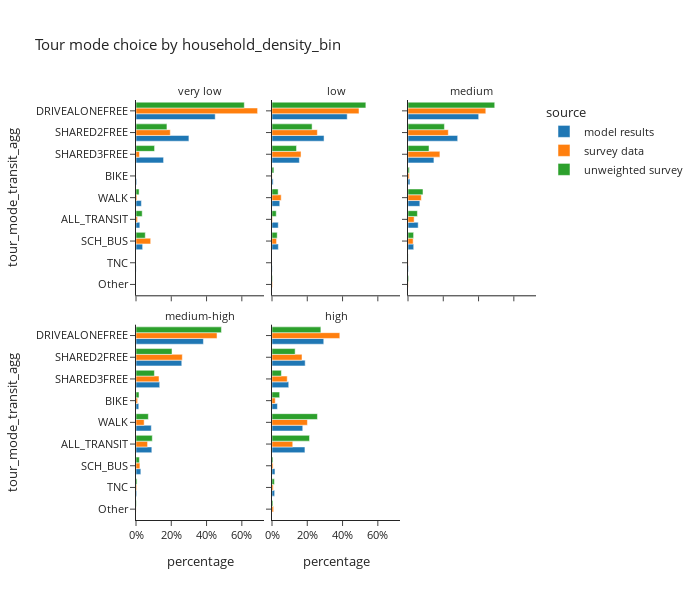
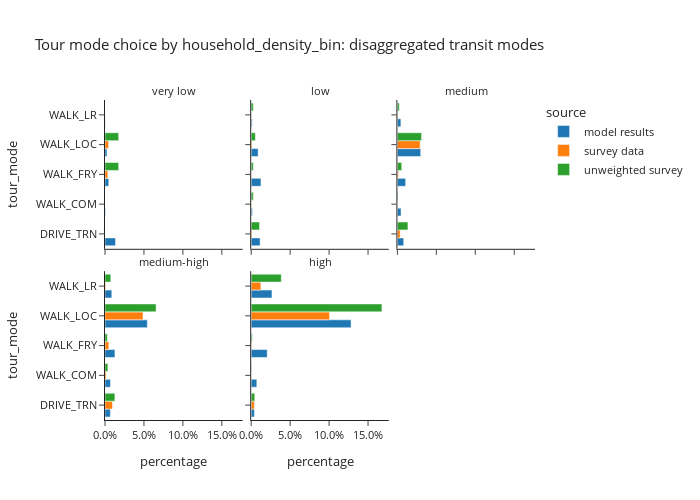

Here is the notebook cell these charts were saved with, in order:
### Code cell
plot_mode_choice(tour_data,'household_density_bin',3,600)
plot_mode_choice_transit(tour_data,'household_density_bin',3,500)

### Figure 1 — Plotly figure (JSON) as saved in the notebook; plotly's stock layout.template omitted (floating-point values rounded to 4 significant figures)
{"data": [{"alignmentgroup": "True", "hovertemplate": "source=model results<br>household_density_bin=very low<br>percentage=%{x}<br>tour_mode_transit_agg=%{y}<extra></extra>", "legendgroup": "model results", "marker": {"color": "#1F77B4", "pattern": {"shape": ""}}, "name": "model results", "offsetgroup": "model results", "orientation": "h", "showlegend": true, "textposition": "auto", "x": [0.02172, 0.003947, 0.4491, 0.0, 0.03758, 0.3, 0.1563, 0.0007421, 0.03061], "xaxis": "x4", "y": ["ALL_TRANSIT", "BIKE", "DRIVEALONEFREE", "Other", "SCH_BUS", "SHARED2FREE", "SHARED3FREE", "TNC", "WALK"], "yaxis": "y4", "type": "bar"}, {"alignmentgroup": "True", "hovertemplate": "source=model results<br>household_density_bin=low<br>percentage=%{x}<br>tour_mode_transit_agg=%{y}<extra></extra>", "legendgroup": "model results", "marker": {"color": "#1F77B4", "pattern": {"shape": ""}}, "name": "model results", "offsetgroup": "model results", "orientation": "h", "showlegend": false, "textposition": "auto", "x": [0.03545, 0.006604, 0.4264, 0.0, 0.03592, 0.2951, 0.1552, 0.001261, 0.04401], "xaxis": "x5", "y": ["ALL_TRANSIT", "BIKE", "DRIVEALONEFREE", "Other", "SCH_BUS", "SHARED2FREE", "SHARED3FREE", "TNC", "WALK"], "yaxis": "y5", "type": "bar"}, {"alignmentgroup": "True", "hovertemplate": "source=model results<br>household_density_bin=medium<br>percentage=%{x}<br>tour_mode_transit_agg=%{y}<extra></extra>", "legendgroup": "model results", "marker": {"color": "#1F77B4", "pattern": {"shape": ""}}, "name": "model results", "offsetgroup": "model results", "orientation": "h", "showlegend": false, "textposition": "auto", "x": [0.05773, 0.01112, 0.4008, 0.0, 0.03231, 0.2817, 0.147, 0.002347, 0.06711], "xaxis": "x6", "y": ["ALL_TRANSIT", "BIKE", "DRIVEALONEFREE", "Other", "SCH_BUS", "SHARED2FREE", "SHARED3FREE", "TNC", "WALK"], "yaxis": "y6", "type": "bar"}, {"alignmentgroup": "True", "hovertemplate": "source=model results<br>household_density_bin=medium-high<br>percentage=%{x}<br>tour_mode_transit_agg=%{y}<extra></extra>", "legendgroup": "model results", "marker": {"color": "#1F77B4", "pattern": {"shape": ""}}, "name": "model results", "offsetgroup": "model results", "orientation": "h", "showlegend": false, "textposition": "auto", "x": [0.08973, 0.01574, 0.3822, 0.0, 0.02742, 0.2595, 0.1344, 0.004221, 0.08681], "xaxis": "x", "y": ["ALL_TRANSIT", "BIKE", "DRIVEALONEFREE", "Other", "SCH_BUS", "SHARED2FREE", "SHARED3FREE", "TNC", "WALK"], "yaxis": "y", "type": "bar"}, {"alignmentgroup": "True", "hovertemplate": "source=model results<br>household_density_bin=high<br>percentage=%{x}<br>tour_mode_transit_agg=%{y}<extra></extra>", "legendgroup": "model results", "marker": {"color": "#1F77B4", "pattern": {"shape": ""}}, "name": "model results", "offsetgroup": "model results", "orientation": "h", "showlegend": false, "textposition": "auto", "x": [0.1867, 0.03065, 0.2934, 0.0, 0.01688, 0.1881, 0.09485, 0.01504, 0.1743], "xaxis": "x2", "y": ["ALL_TRANSIT", "BIKE", "DRIVEALONEFREE", "Other", "SCH_BUS", "SHARED2FREE", "SHARED3FREE", "TNC", "WALK"], "yaxis": "y2", "type": "bar"}, {"alignmentgroup": "True", "hovertemplate": "source=survey data<br>household_density_bin=very low<br>percentage=%{x}<br>tour_mode_transit_agg=%{y}<extra></extra>", "legendgroup": "survey data", "marker": {"color": "#FF7F0E", "pattern": {"shape": ""}}, "name": "survey data", "offsetgroup": "survey data", "orientation": "h", "showlegend": true, "textposition": "auto", "x": [0.008253, 0.0, 0.6894, 0.0, 0.08324, 0.1944, 0.01957, 0.0, 0.005108], "xaxis": "x4", "y": ["ALL_TRANSIT", "BIKE", "DRIVEALONEFREE", "Other", "SCH_BUS", "SHARED2FREE", "SHARED3FREE", "TNC", "WALK"], "yaxis": "y4", "type": "bar"}, {"alignmentgroup": "True", "hovertemplate": "source=survey data<br>household_density_bin=low<br>percentage=%{x}<br>tour_mode_transit_agg=%{y}<extra></extra>", "legendgroup": "survey data", "marker": {"color": "#FF7F0E", "pattern": {"shape": ""}}, "name": "survey data", "offsetgroup": "survey data", "orientation": "h", "showlegend": false, "textposition": "auto", "x": [0.00295, 0.0008958, 0.4932, 0.003023, 0.02586, 0.2573, 0.1646, 0.0, 0.05217], "xaxis": "x5", "y": ["ALL_TRANSIT", "BIKE", "DRIVEALONEFREE", "Other", "SCH_BUS", "SHARED2FREE", "SHARED3FREE", "TNC", "WALK"], "yaxis": "y5", "type": "bar"}, {"alignmentgroup": "True", "hovertemplate": "source=survey data<br>household_density_bin=medium<br>percentage=%{x}<br>tour_mode_transit_agg=%{y}<extra></extra>", "legendgroup": "survey data", "marker": {"color": "#FF7F0E", "pattern": {"shape": ""}}, "name": "survey data", "offsetgroup": "survey data", "orientation": "h", "showlegend": false, "textposition": "auto", "x": [0.03474, 0.007657, 0.4411, 0.00147, 0.02928, 0.2285, 0.1809, 0.0009556, 0.07543], "xaxis": "x6", "y": ["ALL_TRANSIT", "BIKE", "DRIVEALONEFREE", "Other", "SCH_BUS", "SHARED2FREE", "SHARED3FREE", "TNC", "WALK"], "yaxis": "y6", "type": "bar"}, {"alignmentgroup": "True", "hovertemplate": "source=survey data<br>household_density_bin=medium-high<br>percentage=%{x}<br>tour_mode_transit_agg=%{y}<extra></extra>", "legendgroup": "survey data", "marker": {"color": "#FF7F0E", "pattern": {"shape": ""}}, "name": "survey data", "offsetgroup": "survey data", "orientation": "h", "showlegend": false, "textposition": "auto", "x": [0.06561, 0.009067, 0.4594, 0.0004755, 0.02214, 0.2625, 0.1305, 0.00409, 0.0462], "xaxis": "x", "y": ["ALL_TRANSIT", "BIKE", "DRIVEALONEFREE", "Other", "SCH_BUS", "SHARED2FREE", "SHARED3FREE", "TNC", "WALK"], "yaxis": "y", "type": "bar"}, {"alignmentgroup": "True", "hovertemplate": "source=survey data<br>household_density_bin=high<br>percentage=%{x}<br>tour_mode_transit_agg=%{y}<extra></extra>", "legendgroup": "survey data", "marker": {"color": "#FF7F0E", "pattern": {"shape": ""}}, "name": "survey data", "offsetgroup": "survey data", "orientation": "h", "showlegend": false, "textposition": "auto", "x": [0.1176, 0.01832, 0.3845, 0.009116, 0.006109, 0.1701, 0.08636, 0.007099, 0.2008], "xaxis": "x2", "y": ["ALL_TRANSIT", "BIKE", "DRIVEALONEFREE", "Other", "SCH_BUS", "SHARED2FREE", "SHARED3FREE", "TNC", "WALK"], "yaxis": "y2", "type": "bar"}, {"alignmentgroup": "True", "hovertemplate": "source=unweighted survey<br>household_density_bin=very low<br>percentage=%{x}<br>tour_mode_transit_agg=%{y}<extra></extra>", "legendgroup": "unweighted survey", "marker": {"color": "#2CA02C", "pattern": {"shape": ""}}, "name": "unweighted survey", "offsetgroup": "unweighted survey", "orientation": "h", "showlegend": true, "textposition": "auto", "x": [0.03509, 0.0, 0.614, 0.0, 0.05263, 0.1754, 0.1053, 0.0, 0.01754], "xaxis": "x4", "y": ["ALL_TRANSIT", "BIKE", "DRIVEALONEFREE", "Other", "SCH_BUS", "SHARED2FREE", "SHARED3FREE", "TNC", "WALK"], "yaxis": "y4", "type": "bar"}, {"alignmentgroup": "True", "hovertemplate": "source=unweighted survey<br>household_density_bin=low<br>percentage=%{x}<br>tour_mode_transit_agg=%{y}<extra></extra>", "legendgroup": "unweighted survey", "marker": {"color": "#2CA02C", "pattern": {"shape": ""}}, "name": "unweighted survey", "offsetgroup": "unweighted survey", "orientation": "h", "showlegend": false, "textposition": "auto", "x": [0.02406, 0.0107, 0.5321, 0.002674, 0.02941, 0.2273, 0.139, 0.0, 0.03476], "xaxis": "x5", "y": ["ALL_TRANSIT", "BIKE", "DRIVEALONEFREE", "Other", "SCH_BUS", "SHARED2FREE", "SHARED3FREE", "TNC", "WALK"], "yaxis": "y5", "type": "bar"}, {"alignmentgroup": "True", "hovertemplate": "source=unweighted survey<br>household_density_bin=medium<br>percentage=%{x}<br>tour_mode_transit_agg=%{y}<extra></extra>", "legendgroup": "unweighted survey", "marker": {"color": "#2CA02C", "pattern": {"shape": ""}}, "name": "unweighted survey", "offsetgroup": "unweighted survey", "orientation": "h", "showlegend": false, "textposition": "auto", "x": [0.05322, 0.007943, 0.4917, 0.003971, 0.03177, 0.2065, 0.1191, 0.0007943, 0.08499], "xaxis": "x6", "y": ["ALL_TRANSIT", "BIKE", "DRIVEALONEFREE", "Other", "SCH_BUS", "SHARED2FREE", "SHARED3FREE", "TNC", "WALK"], "yaxis": "y6", "type": "bar"}, {"alignmentgroup": "True", "hovertemplate": "source=unweighted survey<br>household_density_bin=medium-high<br>percentage=%{x}<br>tour_mode_transit_agg=%{y}<extra></extra>", "legendgroup": "unweighted survey", "marker": {"color": "#2CA02C", "pattern": {"shape": ""}}, "name": "unweighted survey", "offsetgroup": "unweighted survey", "orientation": "h", "showlegend": false, "textposition": "auto", "x": [0.0924, 0.01714, 0.4844, 0.002235, 0.01937, 0.2042, 0.1043, 0.005961, 0.07004], "xaxis": "x", "y": ["ALL_TRANSIT", "BIKE", "DRIVEALONEFREE", "Other", "SCH_BUS", "SHARED2FREE", "SHARED3FREE", "TNC", "WALK"], "yaxis": "y", "type": "bar"}, {"alignmentgroup": "True", "hovertemplate": "source=unweighted survey<br>household_density_bin=high<br>percentage=%{x}<br>tour_mode_transit_agg=%{y}<extra></extra>", "legendgroup": "unweighted survey", "marker": {"color": "#2CA02C", "pattern": {"shape": ""}}, "name": "unweighted survey", "offsetgroup": "unweighted survey", "orientation": "h", "showlegend": false, "textposition": "auto", "x": [0.2128, 0.0434, 0.2771, 0.005479, 0.005767, 0.1312, 0.05306, 0.01355, 0.2576], "xaxis": "x2", "y": ["ALL_TRANSIT", "BIKE", "DRIVEALONEFREE", "Other", "SCH_BUS", "SHARED2FREE", "SHARED3FREE", "TNC", "WALK"], "yaxis": "y2", "type": "bar"}], "layout": {"xaxis": {"anchor": "y", "domain": [0.0, 0.32], "title": {"text": "percentage"}, "tickformat": ".0%"}, "yaxis": {"anchor": "x", "domain": [0.0, 0.465], "title": {"text": "tour_mode_transit_agg"}, "categoryorder": "array", "categoryarray": ["Other", "TNC", "SCH_BUS", "ALL_TRANSIT", "WALK", "BIKE", "SHARED3FREE", "SHARED2FREE", "DRIVEALONEFREE"]}, "xaxis2": {"anchor": "y2", "domain": [0.34, 0.66], "matches": "x", "title": {"text": "percentage"}, "tickformat": ".0%"}, "yaxis2": {"anchor": "x2", "domain": [0.0, 0.465], "matches": "y", "showticklabels": false}, "xaxis3": {"anchor": "y3", "domain": [0.68, 1.0], "matches": "x", "title": {"text": "percentage"}}, "yaxis3": {"anchor": "x3", "domain": [0.0, 0.465], "matches": "y", "showticklabels": false}, "xaxis4": {"anchor": "y4", "domain": [0.0, 0.32], "matches": "x", "showticklabels": false}, "yaxis4": {"anchor": "x4", "domain": [0.535, 1.0], "matches": "y", "title": {"text": "tour_mode_transit_agg"}, "categoryorder": "array", "categoryarray": ["Other", "TNC", "SCH_BUS", "ALL_TRANSIT", "WALK", "BIKE", "SHARED3FREE", "SHARED2FREE", "DRIVEALONEFREE"]}, "xaxis5": {"anchor": "y5", "domain": [0.34, 0.66], "matches": "x", "showticklabels": false}, "yaxis5": {"anchor": "x5", "domain": [0.535, 1.0], "matches": "y", "showticklabels": false}, "xaxis6": {"anchor": "y6", "domain": [0.68, 1.0], "matches": "x", "showticklabels": false}, "yaxis6": {"anchor": "x6", "domain": [0.535, 1.0], "matches": "y", "showticklabels": false}, "annotations": [{"font": {}, "showarrow": false, "text": "medium-high", "x": 0.16, "xanchor": "center", "xref": "paper", "y": 0.465, "yanchor": "bottom", "yref": "paper"}, {"font": {}, "showarrow": false, "text": "high", "x": 0.5, "xanchor": "center", "xref": "paper", "y": 0.465, "yanchor": "bottom", "yref": "paper"}, {"font": {}, "showarrow": false, "text": "very low", "x": 0.16, "xanchor": "center", "xref": "paper", "y": 1.0, "yanchor": "bottom", "yref": "paper"}, {"font": {}, "showarrow": false, "text": "low", "x": 0.5, "xanchor": "center", "xref": "paper", "y": 1.0, "yanchor": "bottom", "yref": "paper"}, {"font": {}, "showarrow": false, "text": "medium", "x": 0.84, "xanchor": "center", "xref": "paper", "y": 1.0, "yanchor": "bottom", "yref": "paper"}], "legend": {"title": {"text": "source"}, "tracegroupgap": 0}, "title": {"text": "Tour mode choice by household_density_bin"}, "barmode": "group", "font": {"size": 11}, "height": 600, "width": 700}}

### Figure 2 — Plotly figure (JSON) as saved in the notebook; plotly's stock layout.template omitted (floating-point values rounded to 4 significant figures)
{"data": [{"alignmentgroup": "True", "hovertemplate": "source=model results<br>household_density_bin=very low<br>percentage=%{x}<br>tour_mode=%{y}<extra></extra>", "legendgroup": "model results", "marker": {"color": "#1F77B4", "pattern": {"shape": ""}}, "name": "model results", "offsetgroup": "model results", "orientation": "h", "showlegend": true, "textposition": "auto", "x": [0.01351, 0.000527, 0.004824, 0.002565, 0.0002904], "xaxis": "x4", "y": ["DRIVE_TRN", "WALK_COM", "WALK_FRY", "WALK_LOC", "WALK_LR"], "yaxis": "y4", "type": "bar"}, {"alignmentgroup": "True", "hovertemplate": "source=model results<br>household_density_bin=low<br>percentage=%{x}<br>tour_mode=%{y}<extra></extra>", "legendgroup": "model results", "marker": {"color": "#1F77B4", "pattern": {"shape": ""}}, "name": "model results", "offsetgroup": "model results", "orientation": "h", "showlegend": false, "textposition": "auto", "x": [0.01143, 0.001454, 0.01251, 0.008889, 0.001159], "xaxis": "x5", "y": ["DRIVE_TRN", "WALK_COM", "WALK_FRY", "WALK_LOC", "WALK_LR"], "yaxis": "y5", "type": "bar"}, {"alignmentgroup": "True", "hovertemplate": "source=model results<br>household_density_bin=medium<br>percentage=%{x}<br>tour_mode=%{y}<extra></extra>", "legendgroup": "model results", "marker": {"color": "#1F77B4", "pattern": {"shape": ""}}, "name": "model results", "offsetgroup": "model results", "orientation": "h", "showlegend": false, "textposition": "auto", "x": [0.008101, 0.004681, 0.01056, 0.02993, 0.004462], "xaxis": "x6", "y": ["DRIVE_TRN", "WALK_COM", "WALK_FRY", "WALK_LOC", "WALK_LR"], "yaxis": "y6", "type": "bar"}, {"alignmentgroup": "True", "hovertemplate": "source=model results<br>household_density_bin=medium-high<br>percentage=%{x}<br>tour_mode=%{y}<extra></extra>", "legendgroup": "model results", "marker": {"color": "#1F77B4", "pattern": {"shape": ""}}, "name": "model results", "offsetgroup": "model results", "orientation": "h", "showlegend": false, "textposition": "auto", "x": [0.006922, 0.006992, 0.01275, 0.05435, 0.008714], "xaxis": "x", "y": ["DRIVE_TRN", "WALK_COM", "WALK_FRY", "WALK_LOC", "WALK_LR"], "yaxis": "y", "type": "bar"}, {"alignmentgroup": "True", "hovertemplate": "source=model results<br>household_density_bin=high<br>percentage=%{x}<br>tour_mode=%{y}<extra></extra>", "legendgroup": "model results", "marker": {"color": "#1F77B4", "pattern": {"shape": ""}}, "name": "model results", "offsetgroup": "model results", "orientation": "h", "showlegend": false, "textposition": "auto", "x": [0.004114, 0.007211, 0.02054, 0.1282, 0.02665], "xaxis": "x2", "y": ["DRIVE_TRN", "WALK_COM", "WALK_FRY", "WALK_LOC", "WALK_LR"], "yaxis": "y2", "type": "bar"}, {"alignmentgroup": "True", "hovertemplate": "source=survey data<br>household_density_bin=very low<br>percentage=%{x}<br>tour_mode=%{y}<extra></extra>", "legendgroup": "survey data", "marker": {"color": "#FF7F0E", "pattern": {"shape": ""}}, "name": "survey data", "offsetgroup": "survey data", "orientation": "h", "showlegend": true, "textposition": "auto", "x": [0.0, 0.0, 0.003646, 0.004607, 0.0], "xaxis": "x4", "y": ["DRIVE_TRN", "WALK_COM", "WALK_FRY", "WALK_LOC", "WALK_LR"], "yaxis": "y4", "type": "bar"}, {"alignmentgroup": "True", "hovertemplate": "source=survey data<br>household_density_bin=low<br>percentage=%{x}<br>tour_mode=%{y}<extra></extra>", "legendgroup": "survey data", "marker": {"color": "#FF7F0E", "pattern": {"shape": ""}}, "name": "survey data", "offsetgroup": "survey data", "orientation": "h", "showlegend": false, "textposition": "auto", "x": [0.0009824, 0.0002795, 0.0002378, 0.00111, 0.0003401], "xaxis": "x5", "y": ["DRIVE_TRN", "WALK_COM", "WALK_FRY", "WALK_LOC", "WALK_LR"], "yaxis": "y5", "type": "bar"}, {"alignmentgroup": "True", "hovertemplate": "source=survey data<br>household_density_bin=medium<br>percentage=%{x}<br>tour_mode=%{y}<extra></extra>", "legendgroup": "survey data", "marker": {"color": "#FF7F0E", "pattern": {"shape": ""}}, "name": "survey data", "offsetgroup": "survey data", "orientation": "h", "showlegend": false, "textposition": "auto", "x": [0.003546, 5.379e-05, 0.001446, 0.0292, 0.0004886], "xaxis": "x6", "y": ["DRIVE_TRN", "WALK_COM", "WALK_FRY", "WALK_LOC", "WALK_LR"], "yaxis": "y6", "type": "bar"}, {"alignmentgroup": "True", "hovertemplate": "source=survey data<br>household_density_bin=medium-high<br>percentage=%{x}<br>tour_mode=%{y}<extra></extra>", "legendgroup": "survey data", "marker": {"color": "#FF7F0E", "pattern": {"shape": ""}}, "name": "survey data", "offsetgroup": "survey data", "orientation": "h", "showlegend": false, "textposition": "auto", "x": [0.009588, 0.001421, 0.004885, 0.04883, 0.0008888], "xaxis": "x", "y": ["DRIVE_TRN", "WALK_COM", "WALK_FRY", "WALK_LOC", "WALK_LR"], "yaxis": "y", "type": "bar"}, {"alignmentgroup": "True", "hovertemplate": "source=survey data<br>household_density_bin=high<br>percentage=%{x}<br>tour_mode=%{y}<extra></extra>", "legendgroup": "survey data", "marker": {"color": "#FF7F0E", "pattern": {"shape": ""}}, "name": "survey data", "offsetgroup": "survey data", "orientation": "h", "showlegend": false, "textposition": "auto", "x": [0.004058, 0.0001127, 0.0004851, 0.1006, 0.0124], "xaxis": "x2", "y": ["DRIVE_TRN", "WALK_COM", "WALK_FRY", "WALK_LOC", "WALK_LR"], "yaxis": "y2", "type": "bar"}, {"alignmentgroup": "True", "hovertemplate": "source=unweighted survey<br>household_density_bin=very low<br>percentage=%{x}<br>tour_mode=%{y}<extra></extra>", "legendgroup": "unweighted survey", "marker": {"color": "#2CA02C", "pattern": {"shape": ""}}, "name": "unweighted survey", "offsetgroup": "unweighted survey", "orientation": "h", "showlegend": true, "textposition": "auto", "x": [0.0, 0.0, 0.01754, 0.01754, 0.0], "xaxis": "x4", "y": ["DRIVE_TRN", "WALK_COM", "WALK_FRY", "WALK_LOC", "WALK_LR"], "yaxis": "y4", "type": "bar"}, {"alignmentgroup": "True", "hovertemplate": "source=unweighted survey<br>household_density_bin=low<br>percentage=%{x}<br>tour_mode=%{y}<extra></extra>", "legendgroup": "unweighted survey", "marker": {"color": "#2CA02C", "pattern": {"shape": ""}}, "name": "unweighted survey", "offsetgroup": "unweighted survey", "orientation": "h", "showlegend": false, "textposition": "auto", "x": [0.0107, 0.002674, 0.002674, 0.005348, 0.002674], "xaxis": "x5", "y": ["DRIVE_TRN", "WALK_COM", "WALK_FRY", "WALK_LOC", "WALK_LR"], "yaxis": "y5", "type": "bar"}, {"alignmentgroup": "True", "hovertemplate": "source=unweighted survey<br>household_density_bin=medium<br>percentage=%{x}<br>tour_mode=%{y}<extra></extra>", "legendgroup": "unweighted survey", "marker": {"color": "#2CA02C", "pattern": {"shape": ""}}, "name": "unweighted survey", "offsetgroup": "unweighted survey", "orientation": "h", "showlegend": false, "textposition": "auto", "x": [0.0135, 0.0007943, 0.00556, 0.03098, 0.002383], "xaxis": "x6", "y": ["DRIVE_TRN", "WALK_COM", "WALK_FRY", "WALK_LOC", "WALK_LR"], "yaxis": "y6", "type": "bar"}, {"alignmentgroup": "True", "hovertemplate": "source=unweighted survey<br>household_density_bin=medium-high<br>percentage=%{x}<br>tour_mode=%{y}<extra></extra>", "legendgroup": "unweighted survey", "marker": {"color": "#2CA02C", "pattern": {"shape": ""}}, "name": "unweighted survey", "offsetgroup": "unweighted survey", "orientation": "h", "showlegend": false, "textposition": "auto", "x": [0.01267, 0.003726, 0.002981, 0.06557, 0.007452], "xaxis": "x", "y": ["DRIVE_TRN", "WALK_COM", "WALK_FRY", "WALK_LOC", "WALK_LR"], "yaxis": "y", "type": "bar"}, {"alignmentgroup": "True", "hovertemplate": "source=unweighted survey<br>household_density_bin=high<br>percentage=%{x}<br>tour_mode=%{y}<extra></extra>", "legendgroup": "unweighted survey", "marker": {"color": "#2CA02C", "pattern": {"shape": ""}}, "name": "unweighted survey", "offsetgroup": "unweighted survey", "orientation": "h", "showlegend": false, "textposition": "auto", "x": [0.004614, 0.0004325, 0.001298, 0.1678, 0.03864], "xaxis": "x2", "y": ["DRIVE_TRN", "WALK_COM", "WALK_FRY", "WALK_LOC", "WALK_LR"], "yaxis": "y2", "type": "bar"}], "layout": {"xaxis": {"anchor": "y", "domain": [0.0, 0.32], "title": {"text": "percentage"}, "tickformat": ".1%"}, "yaxis": {"anchor": "x", "domain": [0.0, 0.465], "title": {"text": "tour_mode"}}, "xaxis2": {"anchor": "y2", "domain": [0.34, 0.66], "matches": "x", "title": {"text": "percentage"}, "tickformat": ".1%"}, "yaxis2": {"anchor": "x2", "domain": [0.0, 0.465], "matches": "y", "showticklabels": false}, "xaxis3": {"anchor": "y3", "domain": [0.68, 1.0], "matches": "x", "title": {"text": "percentage"}}, "yaxis3": {"anchor": "x3", "domain": [0.0, 0.465], "matches": "y", "showticklabels": false}, "xaxis4": {"anchor": "y4", "domain": [0.0, 0.32], "matches": "x", "showticklabels": false}, "yaxis4": {"anchor": "x4", "domain": [0.535, 1.0], "matches": "y", "title": {"text": "tour_mode"}}, "xaxis5": {"anchor": "y5", "domain": [0.34, 0.66], "matches": "x", "showticklabels": false}, "yaxis5": {"anchor": "x5", "domain": [0.535, 1.0], "matches": "y", "showticklabels": false}, "xaxis6": {"anchor": "y6", "domain": [0.68, 1.0], "matches": "x", "showticklabels": false}, "yaxis6": {"anchor": "x6", "domain": [0.535, 1.0], "matches": "y", "showticklabels": false}, "annotations": [{"font": {}, "showarrow": false, "text": "medium-high", "x": 0.16, "xanchor": "center", "xref": "paper", "y": 0.465, "yanchor": "bottom", "yref": "paper"}, {"font": {}, "showarrow": false, "text": "high", "x": 0.5, "xanchor": "center", "xref": "paper", "y": 0.465, "yanchor": "bottom", "yref": "paper"}, {"font": {}, "showarrow": false, "text": "very low", "x": 0.16, "xanchor": "center", "xref": "paper", "y": 1.0, "yanchor": "bottom", "yref": "paper"}, {"font": {}, "showarrow": false, "text": "low", "x": 0.5, "xanchor": "center", "xref": "paper", "y": 1.0, "yanchor": "bottom", "yref": "paper"}, {"font": {}, "showarrow": false, "text": "medium", "x": 0.84, "xanchor": "center", "xref": "paper", "y": 1.0, "yanchor": "bottom", "yref": "paper"}], "legend": {"title": {"text": "source"}, "tracegroupgap": 0}, "title": {"text": "Tour mode choice by household_density_bin: disaggregated transit modes"}, "barmode": "group", "font": {"size": 11}, "height": 500, "width": 700}}
